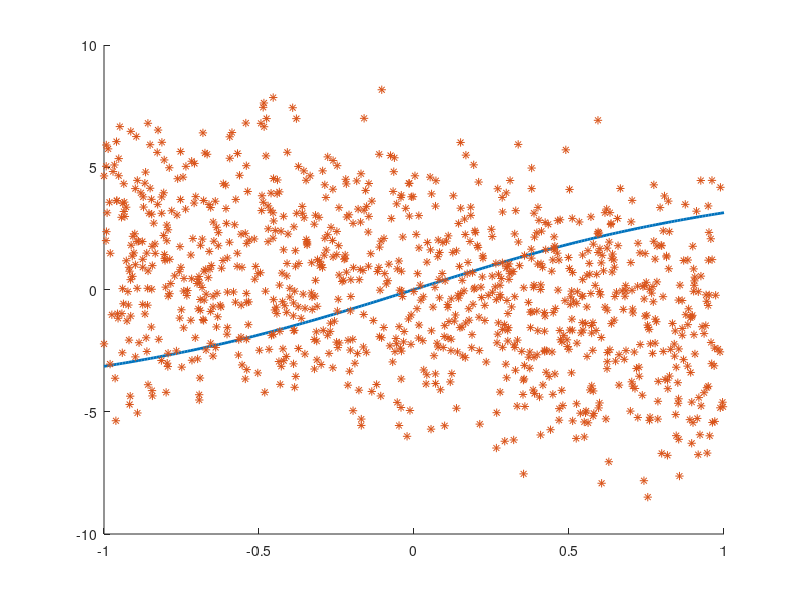

Here is the MATLAB script that generated this plot:
%Generowanie obserwacji
clear all;
close all;
lambda = [-0.5 0.6 0.1 -0.9 0.7];
c2 = 4;
N = 1000;
UN = unifrnd(-1,1,[N,1]);
VN = c2*atan(UN);
eN = normrnd(0,1,[N,1]);
v = zeros(N,length(lambda));

for i=1:length(lambda)
   for j=1:(N-i+1)
      v(j+i-1,i) = VN(j); 
   end
end
v
UN;
YN = v*lambda' + eN;
x = -1:0.01:1;
y = c2*atan(x);
figure(1)
hold on;
plot(x,y,"LineWidth",2)
plot(UN,YN,"*")